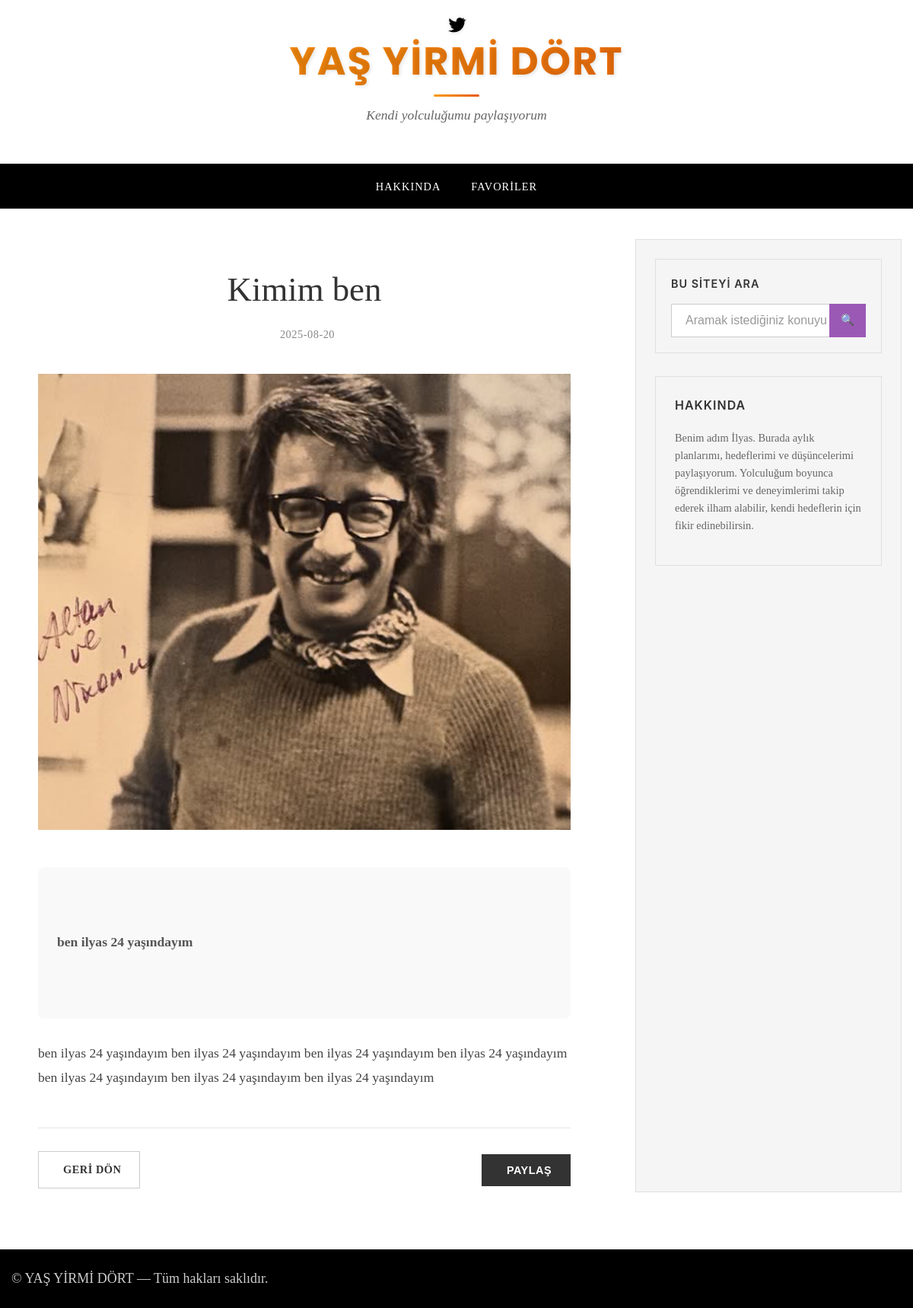
The page /post/14 on the database its author committed.
### tables this page shows
CREATE TABLE posts (
                  id INTEGER PRIMARY KEY AUTOINCREMENT,
                  title TEXT NOT NULL,
                  excerpt TEXT,
                  content TEXT NOT NULL,
                  category TEXT,
                  image_filename TEXT,
                  image_class TEXT,
                  created_at TIMESTAMP DEFAULT CURRENT_TIMESTAMP,
                  updated_at TIMESTAMP DEFAULT CURRENT_TIMESTAMP,
                  views INTEGER DEFAULT 0, is_deleted INTEGER DEFAULT 0, deleted_at TIMESTAMP);

CREATE TABLE post_images (
                  id INTEGER PRIMARY KEY AUTOINCREMENT,
                  post_id INTEGER NOT NULL,
                  image_filename TEXT NOT NULL,
                  display_order INTEGER DEFAULT 0,
                  created_at TIMESTAMP DEFAULT CURRENT_TIMESTAMP, is_deleted INTEGER DEFAULT 0, deleted_at TIMESTAMP,
                  FOREIGN KEY (post_id) REFERENCES posts (id) ON DELETE CASCADE
    );

### app.py (the view)
@app.route('/post/<int:post_id>')
def post_detail(post_id):
    conn = sqlite3.connect('blog.db')
    conn.row_factory = sqlite3.Row
    c = conn.cursor()
    c.execute("UPDATE posts SET views = views + 1 WHERE id = ?", (post_id,))
    c.execute("SELECT * FROM posts WHERE id = ? AND is_deleted=0", (post_id,))
    post = c.fetchone()
    if post:
        c.execute("SELECT * FROM post_images WHERE post_id = ? AND is_deleted=0 ORDER BY display_order", (post['id'],))
        images = c.fetchall()
        conn.commit()
        conn.close()
        return render_template('post_detail.html', post=post, images=images)
    else:
        conn.close()
        return "Post not found", 404

### app.py (called while the page is built)
@app.after_request
def after_request(response):
    response.headers['Cache-Control'] = 'no-cache, no-store, must-revalidate'
    response.headers['Pragma'] = 'no-cache'
    response.headers['Expires'] = '0'
    response.headers['X-Content-Type-Options'] = 'nosniff'
    response.headers['X-Frame-Options'] = 'DENY'
    response.headers['Referrer-Policy'] = 'no-referrer-when-downgrade'
    if (request.headers.get('X-Forwarded-Proto', 'http') == 'https'):
        response.headers['Strict-Transport-Security'] = 'max-age=63072000; includeSubDomains; preload'
    return response

### templates/post_detail.html (shortened to what this page needs)
{% extends "base.html" %}
{% block content %}
<div class="container">
    <article class="post-detail">
        <header class="post-header">
            <h1 class="post-title">{{ post.title }}</h1>
            <div class="post-meta">
                <span class="post-date">
                    {{ post.created_at[:10] if post.created_at else 'Tarih yok' }}
                </span>
            </div>
        </header>
        {% if images %}
        <div class="post-images-container">
            {% for image in images %}
            <div class="post-image-container">
                <img src="{{ url_for('static', filename='images/' + image.image_filename) }}" alt="{{ post.title }}" class="post-image-detail" loading="lazy">
            </div>
            {% endfor %}
        </div>
        {% elif post.image_filename %}
        <div class="post-image-container">
            <img src="{{ url_for('static', filename='images/' + post.image_filename) }}" alt="{{ post.title }}" class="post-image-detail" loading="lazy">
        </div>
        {% endif %}
        <div class="post-content-container">
            <div class="post-excerpt">
                <p><strong>{{ post.excerpt }}</strong></p>
            </div>
            <div class="post-content">
                {{ post.content|safe }}
            </div>
        </div>
        <div class="post-actions">
            <a href="{{ url_for('index') }}" class="btn btn-secondary" id="backButton">
                Geri Dön
            </a>
            <button onclick="sharePost()" class="btn btn-primary">
                Paylaş
            </button>
        </div>
    </article>
</div>
{% endblock %}

### static/css/style.css (style rules this page uses)
* { margin: 0; padding: 0; box-sizing: border-box; }
body { font-family: Georgia, 'Times New Roman', serif; background-color: #ffffff; color: #333333; line-height: 1.6; font-size: 18px; }
.container { max-width: 1200px; margin: 0 auto; padding: 0 15px; }
.post-detail { max-width: 800px; margin: 40px auto; padding: 0 20px; }
.post-header { text-align: center; margin-bottom: 40px; }
.post-detail .post-title { font-size: 2.8rem; font-weight: 400; color: #333333; word-wrap: break-word; overflow-wrap: break-word; hyphens: auto; margin-bottom: 20px; line-height: 1.2; }
.post-meta { display: flex; justify-content: center; gap: 25px; font-size: 0.9rem; color: #888888; text-transform: uppercase; letter-spacing: 0.5px; }
.post-meta span { display: flex; align-items: center; gap: 8px; }
.post-image-container { margin: 40px 0; }
.post-image-detail { width: 100%; height: auto; border-radius: 0; }
.post-content-container { font-size: 1.1rem; line-height: 1.8; color: #444444; }
.post-content-container .post-excerpt { background: #f9f9f9; padding: 25px; margin-bottom: 30px; border-radius: 8px; font-size: 1.1rem; color: #555555; line-height: 1.7; word-wrap: break-word; overflow-wrap: break-word; white-space: pre-wrap; }
.post-content-container .post-excerpt p { margin: 0; word-wrap: break-word; overflow-wrap: break-word; }
.post-actions { display: flex; justify-content: space-between; align-items: center; margin-top: 50px; padding-top: 30px; border-top: 1px solid #e5e5e5; }
.btn { padding: 12px 24px; border: 1px solid transparent; border-radius: 0; text-decoration: none; display: inline-flex; align-items: center; gap: 8px; cursor: pointer; font-size: 0.9rem; text-transform: uppercase; letter-spacing: 0.5px; font-weight: 600; transition: all 0.3s ease; }
.btn-primary { background: #333333; color: #ffffff; border-color: #333333; }
.btn-secondary { background: #ffffff; color: #333333; border-color: #cccccc; }

### rows shown on the page
posts: title "Kimim ben", created_at "2025-08-20", excerpt "ben ilyas 24 yaşındayım", content "ben ilyas 24 yaşındayım ben ilyas 24 yaşındayım ben ilyas 24 yaşındayım ben ilyas 24 yaşındayım ben ilyas 24 yaşındayım ben ilyas 24 yaşındayım ben ilyas 24 yaşındayım"
post_images: image_filename (picture)
